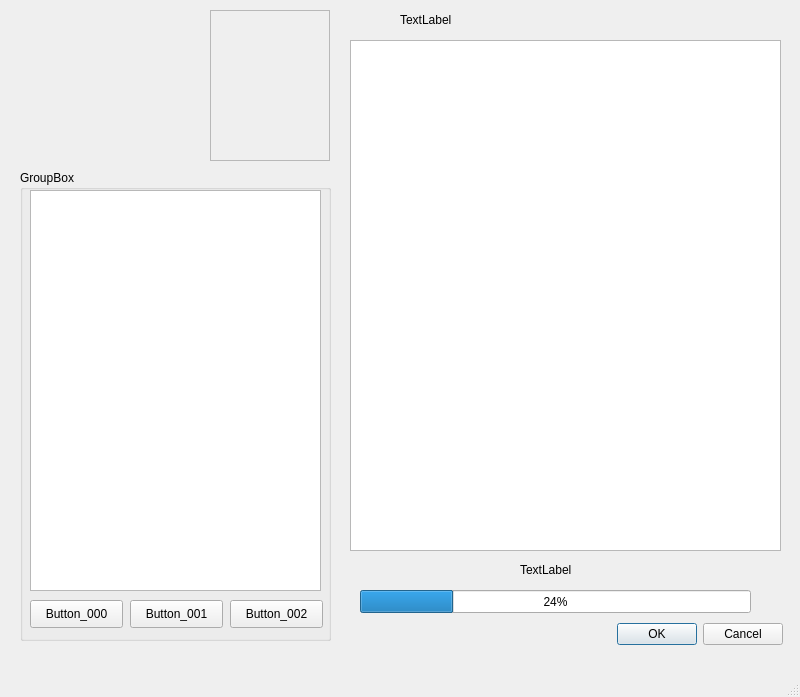
<?xml version="1.0" encoding="UTF-8"?>
<ui version="4.0">
 <class>MainWindow_000</class>
 <widget class="QMainWindow" name="MainWindow_000">
  <property name="geometry">
   <rect>
    <x>0</x>
    <y>0</y>
    <width>800</width>
    <height>697</height>
   </rect>
  </property>
  <property name="windowTitle">
   <string>MainWindow</string>
  </property>
  <widget class="QWidget" name="centralwidget">
   <widget class="QPushButton" name="pushButton">
    <property name="geometry">
     <rect>
      <x>130</x>
      <y>600</y>
      <width>93</width>
      <height>28</height>
     </rect>
    </property>
    <property name="text">
     <string>Button_001</string>
    </property>
   </widget>
   <widget class="QPushButton" name="pushButton_2">
    <property name="geometry">
     <rect>
      <x>230</x>
      <y>600</y>
      <width>93</width>
      <height>28</height>
     </rect>
    </property>
    <property name="text">
     <string>Button_002</string>
    </property>
   </widget>
   <widget class="QPushButton" name="pushButton_3">
    <property name="geometry">
     <rect>
      <x>30</x>
      <y>600</y>
      <width>93</width>
      <height>28</height>
     </rect>
    </property>
    <property name="text">
     <string>Button_000</string>
    </property>
   </widget>
   <widget class="QListView" name="listView">
    <property name="geometry">
     <rect>
      <x>30</x>
      <y>190</y>
      <width>291</width>
      <height>401</height>
     </rect>
    </property>
   </widget>
   <widget class="QDialogButtonBox" name="buttonBox">
    <property name="geometry">
     <rect>
      <x>590</x>
      <y>620</y>
      <width>193</width>
      <height>28</height>
     </rect>
    </property>
    <property name="standardButtons">
     <set>QDialogButtonBox::Cancel|QDialogButtonBox::Ok</set>
    </property>
   </widget>
   <widget class="QGroupBox" name="groupBox">
    <property name="geometry">
     <rect>
      <x>20</x>
      <y>170</y>
      <width>311</width>
      <height>471</height>
     </rect>
    </property>
    <property name="title">
     <string>GroupBox</string>
    </property>
   </widget>
   <widget class="QProgressBar" name="progressBar">
    <property name="geometry">
     <rect>
      <x>360</x>
      <y>590</y>
      <width>391</width>
      <height>23</height>
     </rect>
    </property>
    <property name="value">
     <number>24</number>
    </property>
   </widget>
   <widget class="QListWidget" name="listWidget">
    <property name="geometry">
     <rect>
      <x>350</x>
      <y>40</y>
      <width>431</width>
      <height>511</height>
     </rect>
    </property>
   </widget>
   <widget class="QLabel" name="label">
    <property name="geometry">
     <rect>
      <x>400</x>
      <y>10</y>
      <width>201</width>
      <height>20</height>
     </rect>
    </property>
    <property name="text">
     <string>TextLabel</string>
    </property>
   </widget>
   <widget class="QLabel" name="label_2">
    <property name="geometry">
     <rect>
      <x>520</x>
      <y>560</y>
      <width>201</width>
      <height>20</height>
     </rect>
    </property>
    <property name="text">
     <string>TextLabel</string>
    </property>
   </widget>
   <widget class="QFrame" name="frame">
    <property name="geometry">
     <rect>
      <x>210</x>
      <y>10</y>
      <width>120</width>
      <height>151</height>
     </rect>
    </property>
    <property name="frameShape">
     <enum>QFrame::StyledPanel</enum>
    </property>
    <property name="frameShadow">
     <enum>QFrame::Raised</enum>
    </property>
   </widget>
   <widget class="QLabel" name="label_3">
    <property name="geometry">
     <rect>
      <x>31</x>
      <y>10</y>
      <width>141</width>
      <height>151</height>
     </rect>
    </property>
    <property name="text">
     <string/>
    </property>
    <property name="pixmap">
     <pixmap>../LoadWorkDataAirFlightsDBNew/Значки (Иконки)/company.ico</pixmap>
    </property>
   </widget>
   <zorder>groupBox</zorder>
   <zorder>pushButton</zorder>
   <zorder>pushButton_2</zorder>
   <zorder>pushButton_3</zorder>
   <zorder>listView</zorder>
   <zorder>buttonBox</zorder>
   <zorder>progressBar</zorder>
   <zorder>listWidget</zorder>
   <zorder>label</zorder>
   <zorder>label_2</zorder>
   <zorder>frame</zorder>
   <zorder>label_3</zorder>
  </widget>
  <widget class="QMenuBar" name="menubar">
   <property name="geometry">
    <rect>
     <x>0</x>
     <y>0</y>
     <width>800</width>
     <height>18</height>
    </rect>
   </property>
  </widget>
  <widget class="QStatusBar" name="statusbar"/>
 </widget>
 <resources/>
 <connections/>
</ui>
